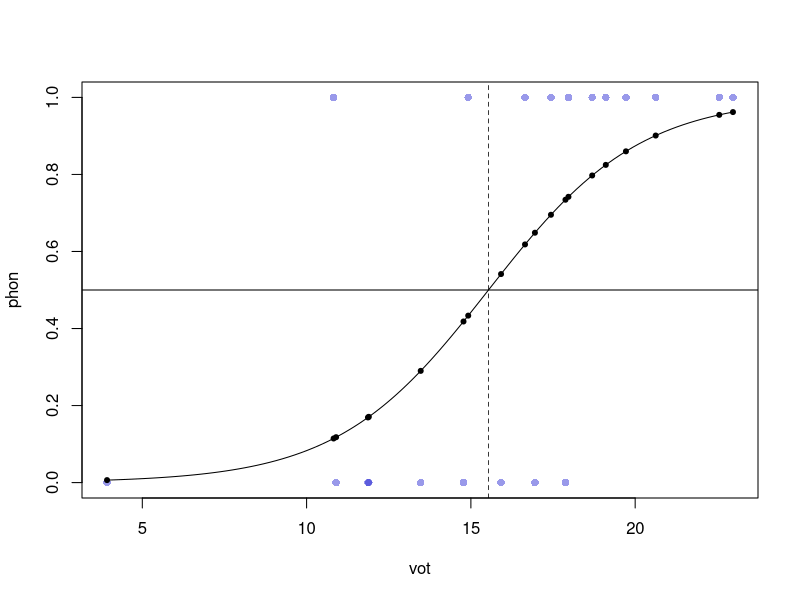

Reproduce this figure in R.
## @knitr libs

library("dplyr")



## @knitr data

# Generate data
set.seed(1)
vot  <- rnorm(20, 15, 5)
vot  <- sort(vot)
phon <- c(0,1,0,0,0,0,0,1,0,1,0,1,0,1,1,1,1,1,1,1)
df   <- as.data.frame(cbind(vot, phon))



## @knitr fit

# Fit model
glm <- glm(phon ~ vot, data = df, family = "binomial")



## @knitr cross

# Get crossover point by hand
co_point <- as.numeric(coef(glm)[1] / (coef(glm)[2] * -1))
co_point

## @knitr plot

# Plot regression with crossover point
plot(df$vot, df$phon, xlab = "vot", ylab = "phon", 
     pch = 16, col = rgb(0, 0, 204, 102, maxColorValue = 255))
curve(predict(glm, data.frame(vot = x), type = "resp"), add = TRUE)
points(vot, fitted(glm), pch = 20)
abline(v = co_point, lty = 2, lwd = 0.75)
abline(h = 0.5, v = 0)
